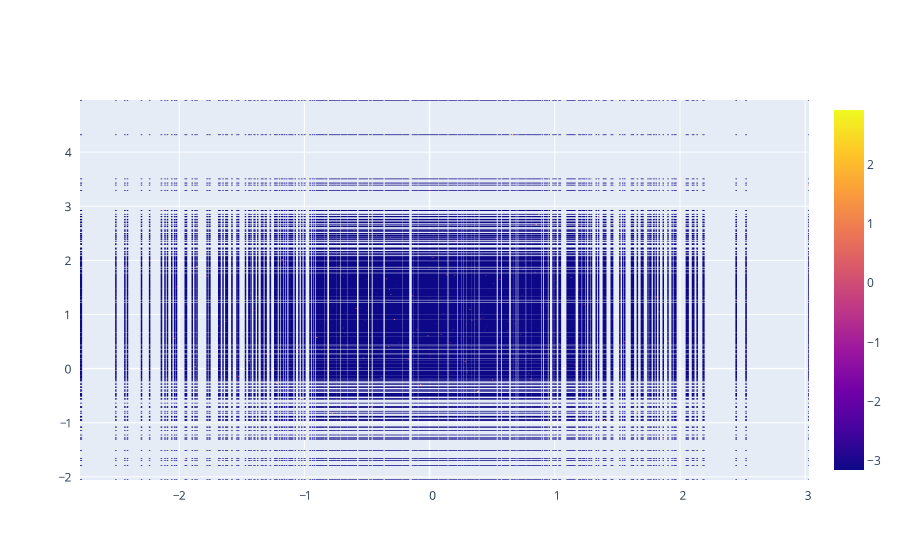

Notebook code for this chart:
### Code cell
fig = go.Figure(go.Heatmapgl(x=x, y=y, z=z))
fig.show()

### Figure 1 — Plotly figure (JSON) as saved in the notebook; plotly's stock layout.template omitted (floating-point values rounded to 4 significant figures; data arrays with more than 128 entries replaced by an {"elided": "..."} marker saying what was removed)
{"data": [{"type": "heatmapgl", "x": {"elided": "500 float values"}, "y": {"elided": "500 float values"}, "z": {"elided": "2500 float values"}}], "layout": {}}
